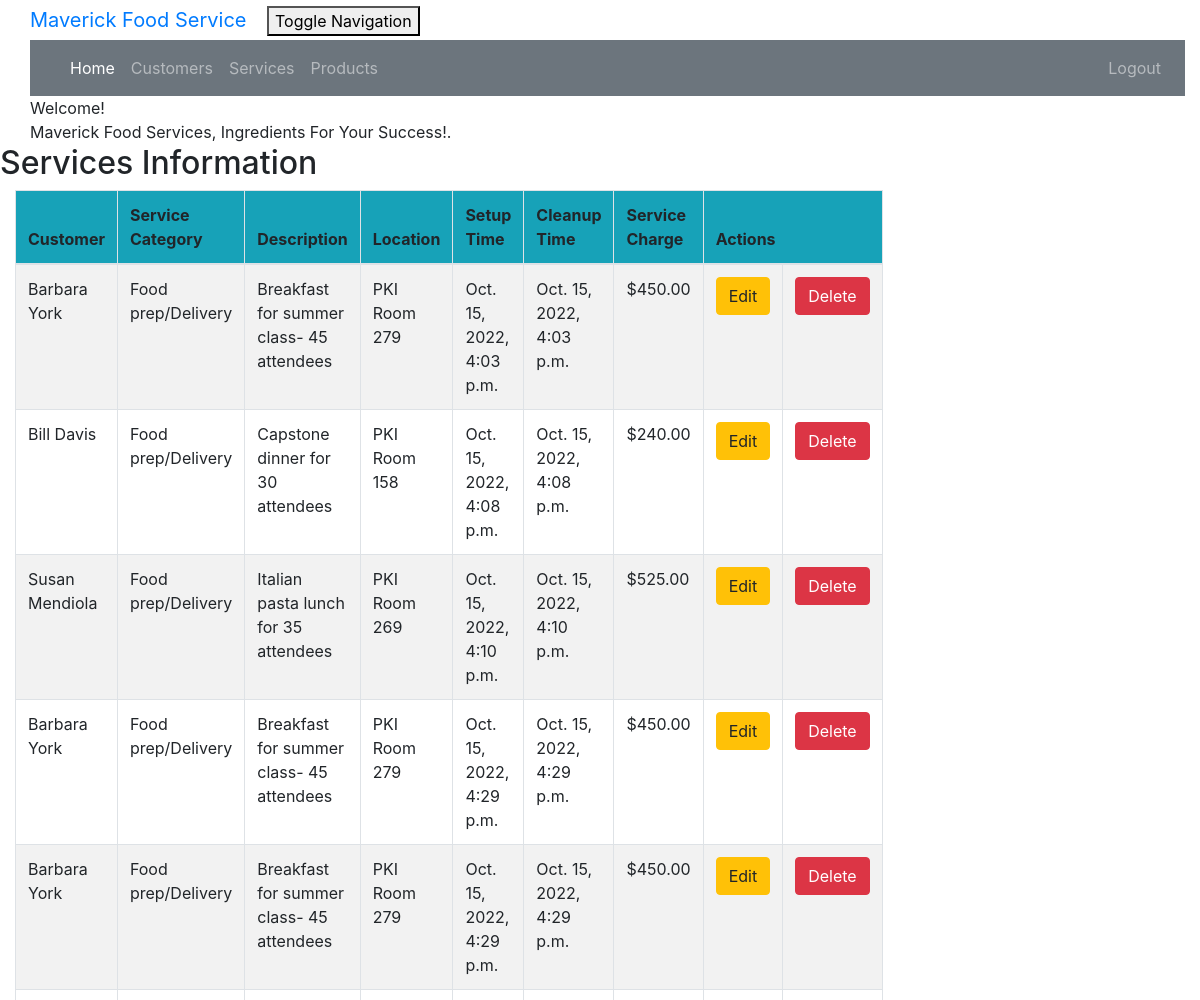
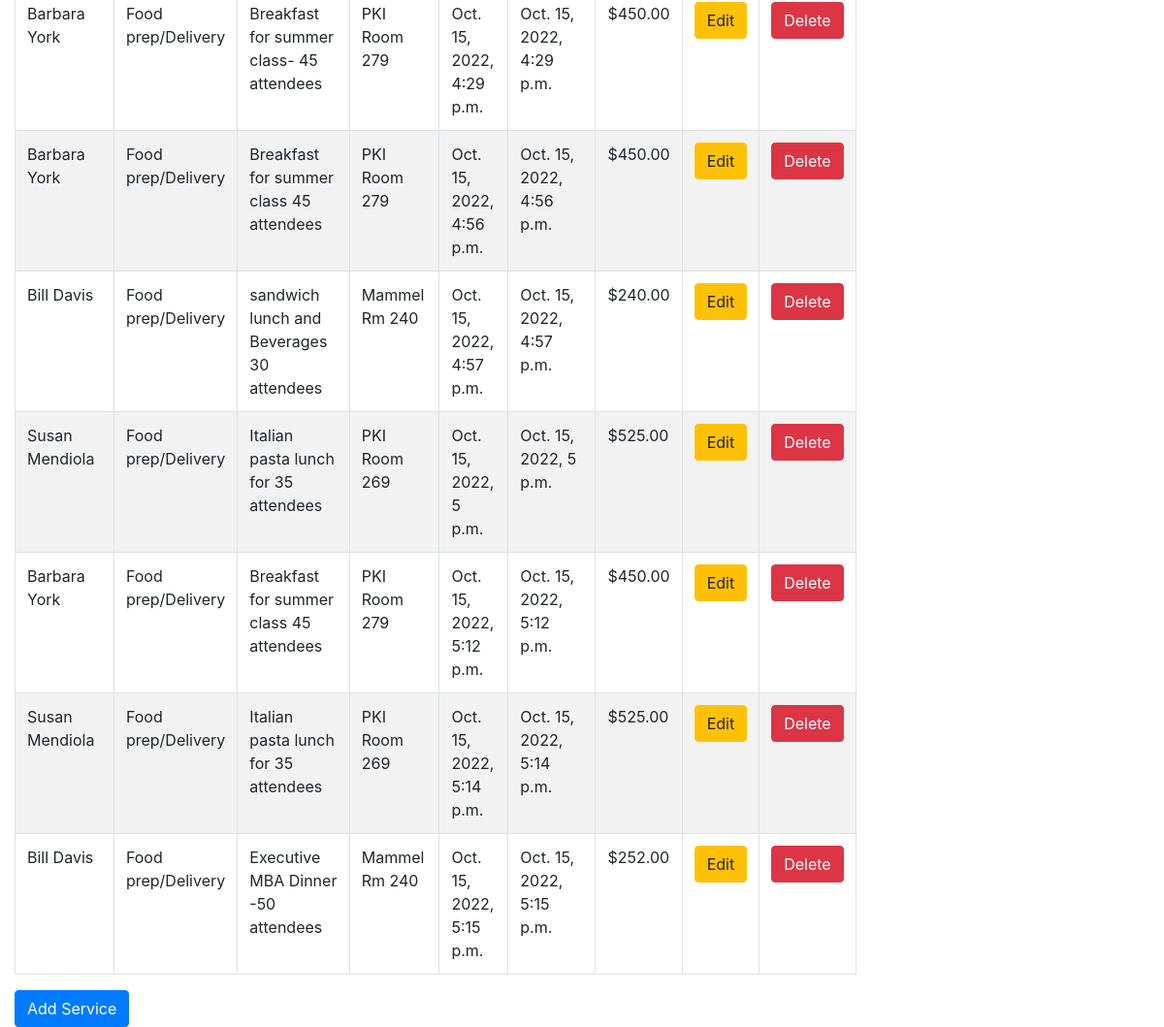
Screenshot of /service_list (signed in) with the database file from the repository (2 pictures, top to bottom).
### crm/models.py (models this page shows, shortened)
class Service(models.Model):
    cust_name = models.ForeignKey(Customer, on_delete=models.CASCADE, related_name='services')
    service_category = models.CharField(max_length=100)
    description = models.TextField()
    location = models.CharField(max_length=200)
    setup_time = models.DateTimeField(
        default=timezone.now)
    cleanup_time = models.DateTimeField(
        default=timezone.now)
    service_charge = models.DecimalField(max_digits=10, decimal_places=2)
    created_date = models.DateTimeField(
        default=timezone.now)
    updated_date = models.DateTimeField(auto_now_add=True)

class Customer(models.Model):
    cust_name = models.CharField(max_length=50)
    email = models.EmailField(max_length=100)
    phone = models.CharField(max_length=20)
    bldgroom = models.CharField(max_length=100)
    address = models.CharField(max_length=200)
    state = models.CharField(max_length=50)
    city = models.CharField(max_length=50, null=True)
    zipcode = models.CharField(max_length=10)
    organization = models.CharField(max_length=100)
    role = models.CharField(max_length=100)
    def __str__(self):
        return self.cust_name

### crm/views.py (the view)
# urls.py: path('service_list', views.service_list, name='service_list'),
@login_required
def service_list(request):
    services = Service.objects.filter(created_date__lte=timezone.now())
    return render(request, 'crm/service_list.html', {'services': services})

### crm/templates/crm/service_list.html (shortened to what this page needs)
<!DOCTYPE html>
{% extends 'crm/base.html' %}
{% block content %}
    {% load humanize %}
    <head>
    </head>
    <body class="bodylist">
    <div class="container">
        <div class="panel panel-primary">
            <div class="panel-heading">Welcome!</div>
            <div class="panel-body">
                Maverick Food Services, Ingredients For Your Success!.
            </div>
        </div>
    </div>
    <div class="row">
        <h2>Services Information</h2>
    </div>
    <div>
        <table class="table table-striped table-bordered table-hover w-auto">
            <thead>
            <tr class="bg-info">
                <th>Customer</th>
                <th>Service Category</th>
                <th>Description</th>
                <th>Location</th>
                <th>Setup Time</th>
                <th>Cleanup Time</th>
                <th>Service Charge</th>
                <th colspan="3">Actions</th>
            </tr>
            </thead>
            <tbody>
            {% for service in services %}
                <tr>
                    <td>{{ service.cust_name }}</td>
                    <td>{{ service.service_category }}</td>
                    <td>{{ service.description }}</td>
                    <td>{{ service.location }}</td>
                    <td>{{ service.setup_time }}</td>
                    <td>{{ service.cleanup_time }}</td>
                    <td>${{ service.service_charge|floatformat:2|intcomma }}</td>
                    <td><a href="{% url 'crm:service_edit' pk=service.pk %}"
                           class="btn btn-warning">Edit</a>
                    </td>
                    <td><a href="{% url 'crm:service_delete' pk=service.pk %}"
                           onclick="return confirm('Are you sure you want to delete?')"
                           class="btn btn-danger">Delete</a>
                    </td>
                </tr>
            {% endfor %}
            </tbody>
        </table>
    </div>
    <div>
        <a href="{% url 'crm:service_new' %}"><span
                class="btn btn-primary">Add Service</span></a>
    </div>
    </body>
{% endblock %}

### crm/templates/crm/base.html (shortened to what this page needs)
<!DOCTYPE html>
{% load static %}
<html lang="en">
<link rel="stylesheet" href="https://cdn.jsdelivr.net/npm/bootstrap@4.6.1/dist/css/bootstrap.min.css">
<link rel="stylesheet" href="{% static "css/portfolio.css" %}">
<div class="container-fluid">
    <div class="navbar-header">
        <a class="navbar-brand" href="">
            Maverick Food Service
        </a>
        <button type="button" class="navbar-toggle" data-toggle="collapse"
                data-target="#myNavbar" aria-controls="myNavbar">
            Toggle Navigation
        </button>
    </div>
    <nav class="navbar navbar-expand-md bg-secondary navbar-dark" id="myNavbar">
        <ul class="navbar-nav mr-auto">
            <li class="nav-item active">
                <a class="nav-link" href="{% url 'crm:home' %}">Home</a>
            </li>
            <li class="nav-item">
                <a class="nav-link" href="{% url 'crm:customer_list' %}">Customers</a>
            </li>
            <li class="nav-item">
                <a class="nav-link" href="{% url 'crm:service_list' %}">Services</a>
            </li>
            <li class="nav-item">
                <a class="nav-link" href="{% url 'crm:product_list' %}">Products</a>
            </li>
        </ul>
        <ul class="nav navbar-nav ml-auto">
            {% if user.is_authenticated %}
                <li><a class="nav-link" href="{% url 'logout' %}">Logout</a>
                </li>
            {% else %}
                <li><a class="nav-link" href="{% url 'login' %}"><span class="glyphicon glyphicon-log-in"></span>Login</a>
                </li>
                <li><a class="nav-link" href="{% url 'crm:register' %}">Sign-up</a></li>
            {% endif %}
        </ul>
    </nav>
</div>
<body id="app-layout">
<div class="row">
    <div class="col-md-8">
        {% block content %}
        {% endblock %}
    </div>
</div>
</body>
</html>

### crm/static/css/portfolio.css (style rules this page uses)
body { padding-left: 15px; }

### rows the page displays
Service: cust_name "Barbara York", service_category "Food prep/Delivery", description "Breakfast for summer class- 45 attendees", location "PKI Room 279", setup_time "Oct. 15, 2022, 4:03 p.m.", cleanup_time "Oct. 15, 2022, 4:03 p.m.", service_charge "450.00"
Service: cust_name "Bill Davis", service_category "Food prep/Delivery", description "Capstone dinner for 30 attendees", location "PKI Room 158", setup_time "Oct. 15, 2022, 4:08 p.m.", cleanup_time "Oct. 15, 2022, 4:08 p.m.", service_charge "240.00"
Service: cust_name "Susan Mendiola", service_category "Food prep/Delivery", description "Italian pasta lunch for 35 attendees", location "PKI Room 269", setup_time "Oct. 15, 2022, 4:10 p.m.", cleanup_time "Oct. 15, 2022, 4:10 p.m.", service_charge "525.00"
Service: cust_name "Barbara York", service_category "Food prep/Delivery", description "Breakfast for summer class- 45 attendees", location "PKI Room 279", setup_time "Oct. 15, 2022, 4:29 p.m.", cleanup_time "Oct. 15, 2022, 4:29 p.m.", service_charge "450.00"
Service: cust_name "Barbara York", service_category "Food prep/Delivery", description "Breakfast for summer class- 45 attendees", location "PKI Room 279", setup_time "Oct. 15, 2022, 4:29 p.m.", cleanup_time "Oct. 15, 2022, 4:29 p.m.", service_charge "450.00"
Service: cust_name "Barbara York", service_category "Food prep/Delivery", description "Breakfast for summer class- 45 attendees", location "PKI Room 279", setup_time "Oct. 15, 2022, 4:29 p.m.", cleanup_time "Oct. 15, 2022, 4:29 p.m.", service_charge "450.00"
Service: cust_name "Barbara York", service_category "Food prep/Delivery", description "Breakfast for summer class 45 attendees", location "PKI Room 279", setup_time "Oct. 15, 2022, 4:56 p.m.", cleanup_time "Oct. 15, 2022, 4:56 p.m.", service_charge "450.00"
Service: cust_name "Bill Davis", service_category "Food prep/Delivery", description "sandwich lunch and Beverages 30 attendees", location "Mammel Rm 240", setup_time "Oct. 15, 2022, 4:57 p.m.", cleanup_time "Oct. 15, 2022, 4:57 p.m.", service_charge "240.00"
Service: cust_name "Susan Mendiola", service_category "Food prep/Delivery", description "Italian pasta lunch for 35 attendees", location "PKI Room 269", setup_time "Oct. 15, 2022, 5 p.m.", cleanup_time "Oct. 15, 2022, 5 p.m.", service_charge "525.00"
Service: cust_name "Barbara York", service_category "Food prep/Delivery", description "Breakfast for summer class 45 attendees", location "PKI Room 279", setup_time "Oct. 15, 2022, 5:12 p.m.", cleanup_time "Oct. 15, 2022, 5:12 p.m.", service_charge "450.00"
Service: cust_name "Susan Mendiola", service_category "Food prep/Delivery", description "Italian pasta lunch for 35 attendees", location "PKI Room 269", setup_time "Oct. 15, 2022, 5:14 p.m.", cleanup_time "Oct. 15, 2022, 5:14 p.m.", service_charge "525.00"
Service: cust_name "Bill Davis", service_category "Food prep/Delivery", description "Executive MBA Dinner -50 attendees", location "Mammel Rm 240", setup_time "Oct. 15, 2022, 5:15 p.m.", cleanup_time "Oct. 15, 2022, 5:15 p.m.", service_charge "252.00"
